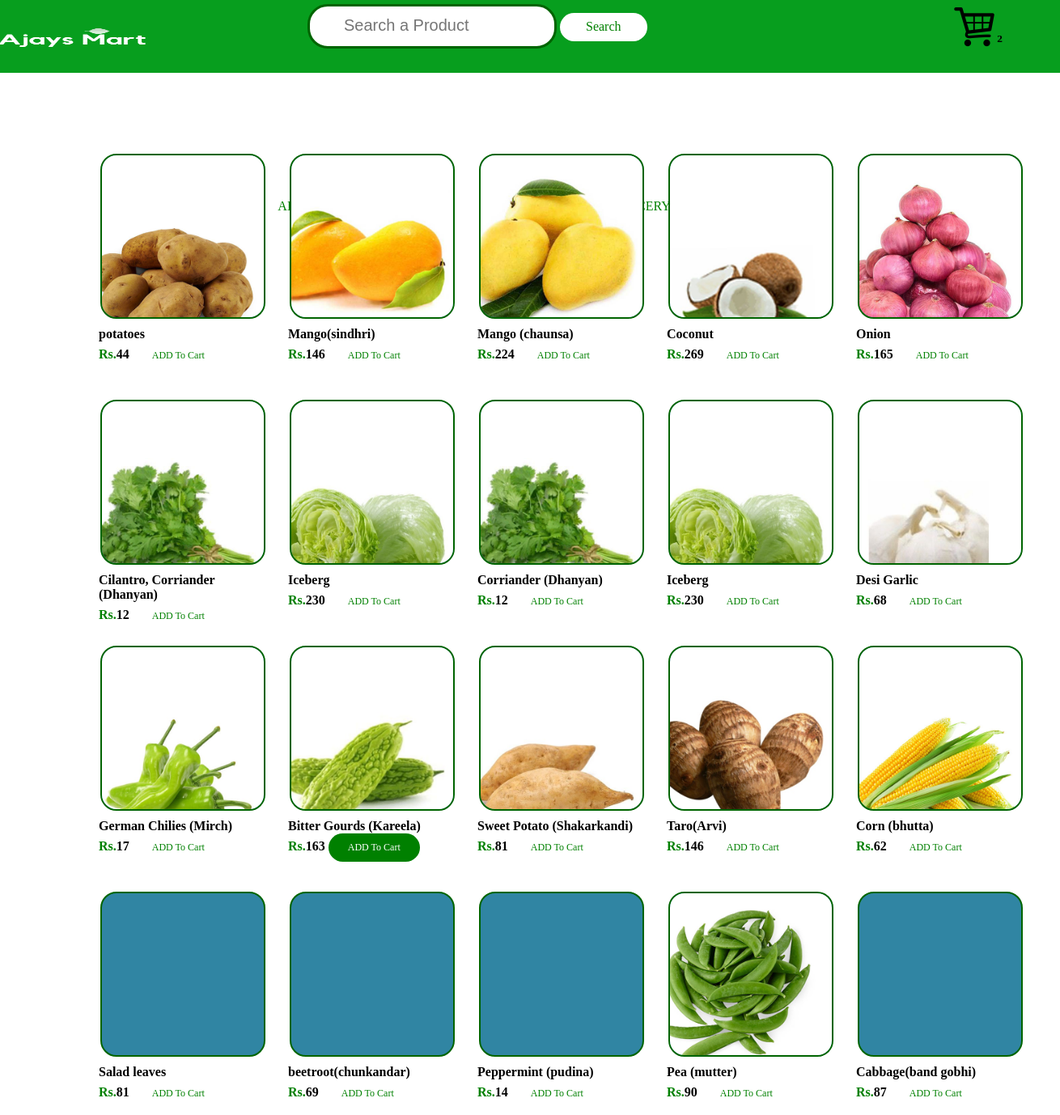
/category.php?cat=4, run on the app's committed database.
### tables this page shows
CREATE TABLE `product` (
  `product_id` int(10) NOT NULL,
  `product_name` varchar(30) NOT NULL,
  `image` text NOT NULL,
  `product_desc` text NOT NULL,
  `brand_id` int(10) NOT NULL,
  `product_keyword` text NOT NULL,
  `product_price` int(11) NOT NULL,
  `cat_id` int(11) NOT NULL,
  `stock` int(11) NOT NULL
);

### classes/cart2_class.php (called while the page is built, shortened)
<?php
class cart{
      private $cid;
       function setCid($cid){$this->cid = $cid;}
       public function getALLCartItems(){
              $conn=mysqli_connect("localhost","root","","a3");
           $sql="select c.*,w.product_price,w.product_desc,w.image from cart c join product w on c.pid=w.product_id where cid= ?";
           $stmt=$conn->prepare($sql);
           $stmt->bind_param('d',$this->cid);
           $stmt->execute();
           $result=$stmt->get_result();
           $carts=mysqli_fetch_all($result,MYSQLI_ASSOC);
           return $carts;
       }
}
?>

### category.php (the view, shortened to what this page needs)
<!DOCTYPE html>
<html>
<head>
<link rel="stylesheet" href="styles/main.css"  />
<link rel="stylesheet" href="styles/grocery.css"  />
<link rel="stylesheet" href="styles/cart.css"  />
</head>
<body>
<header  id="myHeader" style="z-index:30">
	<div style="height:200px">
<div class="div1" style="height:90px;background-color:#079e1e;";>
<img src="images/mylogo.png" style=" width:180px !important;
	height: 90px !important; ">
</div>
</div>
<div id="form">
<form method="get" action="result.php" enctype="multipart/form-data" class="f">
  <input type="text" name="user-query" placeholder="Search a Product" class="search-bar"/>
  <input type="submit" name="search" value="Search" class="ser-btn"/>
</form>
</div>
<?php
    $objCustomer=new customer();
    $objCustomer->setEmail('xyz@gmail.com');
    $customer=$objCustomer->getCustomerByEmailId();
    require 'classes/cart2_class.php';
    $objCart=new cart;
    $objCart->setCid($customer['customer_id']);
    $cartItems=$objCart->getALLCartItems();
?>
<div class="row"  style="margin-left:90%;margin-top:-4%">
 <a href="cart2.php" style="text-decoration:none;color:black;font-weight:bold"><span ><img src="images/cart-icon.png" class="icon"  style=" width:50px !important;
	height: 50px !important; "></span><sup id="itemCount"> <?php echo count($cartItems); ?> </sup></a>
</div>
</header>
<div >
<ul style="top:18.5% !important;" class="menu">
<li>
<a href="index1.php#aboutus">ABOUT US
</a>
</li>
<li>
<a href="index1.php">HOME
</a>
</li>
<li>
<a href="bakery.php?cat=10">BAKERY
</a>
</li>
<li>
<a href="grocery.php?cat=9">GROCERY
</a>
</li>
<li>
<a href="checkout.php">My BILLINGS
</a>
</li>
</ul>
<div class="show" style="margin-top:100px;margin-left:-10px;width:1200px">
   <?php
  if(isset($_GET['cat'])){
      $cat_id=$_GET['cat'];
 $get_cat_pro="select * from product where cat_id='$cat_id'";
 $run_cat_pro=mysqli_query($conn,$get_cat_pro);
 while($row_cat_pro=mysqli_fetch_array($run_cat_pro)){
    $img= $row_cat_pro['image'];
    $product_id=$row_cat_pro['product_id'];
    $disbutton="";
    $c="white";
   $s="green";
    if(array_search($row_cat_pro['product_id'],array_column($cartItems,'pid'))!== false){
      $disbutton="disabled";
      $c="green";
     $s="white";
    }
  echo "
  <div class='product-show'>
  <div class='grid' >
  <figure class='effect-lily'>
     <a href='details.php?pro_id=$product_id' ><img src='images/$img'/></a>
      </figure>
      </div>
      <h4 >".$row_cat_pro['product_name']."</</h4><br>
   <strong><span style='font-size=18px;color:green'>Rs.</span>".$row_cat_pro['product_price']."</strong>
     <button id='cartBtn_$product_id' class='cart-btn' style='background-color:$c;color:$s;' $disbutton onClick='addToCart($product_id,this.id)' role='button'>ADD To Cart</button>
     </div>";
 }
  }
?>

### styles/main.css (style rules this page uses)
.search-bar { padding:12px 20px 14px 42px; border-radius:25px !important; margin-top:5px; outline:none; width:240px ; transition:width 0.7s ease-in-out; font-size:20px; border : 3px solid darkgreen; }
#form { padding-left:380px; margin-top:-200px; }
body { background-color:white; }
.ser-btn { background:white; color:green; border:none; position:relative; height:35px; font-size:1em; padding:0 2em; border-radius:25px; cursor:pointer; transition:800ms ease all; outline:none; font-family:'Yatra One',cursive;; }
.ser-btn:after { right:inherit; top:inherit; left:0; bottom:0; }
.grid { position: relative; margin: 0 auto; padding: 1em 0 4em; max-width: 1000px; list-style: none; text-align: center; }
.grid figure { position: relative; float: left; overflow: hidden; margin: 10px 1%; min-width: 200px; max-width: 80px; max-height: 200px; width: 42%; background: #3085a3; text-align: center; cursor: pointer; border:2px solid darkgreen; border-radius: 20px; }
.grid figure img { position: relative; display: block; min-height: 100%; max-width: 100%; opacity: 0.8; }
figure.effect-lily img { max-width: none; width: -webkit-calc(100% + 50px); width: calc(100% + 50px); opacity: 1; -webkit-transition: opacity 0.35s, -webkit-transform 0.35s; transition: opacity 0.35s, transform 0.35s; -webkit-transform: translate3d(-40px,0, 0); transform: translate3d(-40px,0,0); }
.product-show { float:left; width:210px; height:300px; margin-left:20px; border:2px solid transparent; }
.show { width:1200px; margin-top:20px; margin-left:100px !important; }
.cart-btn { background:white; color:green; border:none; position:relative; height:35px; font-size:12px; padding:0 2em; border-radius:25px; cursor:pointer; transition:800ms ease all; outline:none; font-family:'Yatra One',cursive;; }
.cart-btn:after { right:inherit; top:inherit; left:0; bottom:0; }

### styles/grocery.css (style rules this page uses)
* { margin:0; padding:0; }
.menu { position:absolute; margin:0; padding:0; display:flex; left:50%; transform:translate(-50%,-50%); }
.menu li { position:relative; list-style:none; }
.menu li a { position:relative; display:block; width:120px; height:40px; text-decoration:none; text-transform:uppercase; text-align:center; color:green; line-height:40px; box-sizing:border-box; margin:8px; font-size:16px; transition:0.5s; }
.div1 { text-align:left; color:green; background-color:green; left:50%; margin:0; }
body { margin:0; padding:0; font-family:'Yatra One',cursive; background-color: white; }

### styles/cart.css (style rules this page uses)
.search-bar { border-radius: 5px; }

### data on the page
product: image (picture), product_name "potatoes", product_price "44"
product: image (picture), product_name "Mango(sindhri)", product_price "146"
product: image (picture), product_name "Mango (chaunsa)", product_price "224"
product: image (picture), product_name "Coconut", product_price "269"
product: image (picture), product_name "Onion", product_price "165"
product: image (picture), product_name "Cilantro, Corriander (Dhanyan)", product_price "12"
product: image (picture), product_name "Iceberg", product_price "230"
product: image (picture), product_name "Corriander (Dhanyan)", product_price "12"
product: image (picture), product_name "Iceberg", product_price "230"
product: image (picture), product_name "Desi Garlic", product_price "68"
product: image (picture), product_name "German Chilies (Mirch)", product_price "17"
product: image (picture), product_name "Bitter Gourds (Kareela)", product_price "163"
product: image (picture), product_name "Sweet Potato (Shakarkandi)", product_price "81"
product: image (picture), product_name "Taro(Arvi)", product_price "146"
product: image (picture), product_name "Corn (bhutta)", product_price "62"
product: image (picture), product_name "Salad leaves", product_price "81"
product: image (picture), product_name "beetroot(chunkandar)", product_price "69"
product: image (picture), product_name "Peppermint (pudina)", product_price "14"
product: image (picture), product_name "Pea (mutter)", product_price "90"
product: image (picture), product_name "Cabbage(band gobhi)", product_price "87"

### other printed values
count($cartItems) "2"
